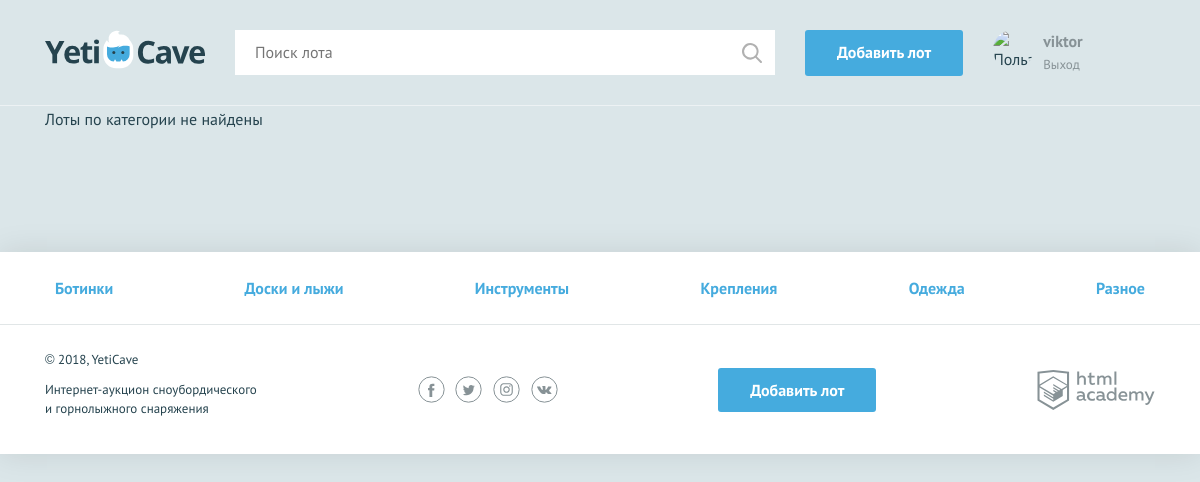
The page /all-lots.php (signed in) on the database its author committed.
### tables this page shows
CREATE TABLE categories (
  id INT(11) UNSIGNED NOT NULL AUTO_INCREMENT PRIMARY KEY,
  name CHAR(255) NOT NULL
);

### functions.php (called while the page is built, shortened)
<?php
function render_template($path, $data = []) {
    extract($data);
    require($path);
    $html = ob_get_clean();
    return $html;
}
function get_id_categories($con) {
    $sql = "SELECT name, id FROM categories";
    $result = mysqli_query($con, $sql);
    $categories = [];
    if (!$result) {
        $error = mysqli_error($con);
        print("Ошибка MySQL: ". $error);
    } else {
        $categories = mysqli_fetch_all($result, MYSQLI_ASSOC);
    }
    return $categories;
}
?>

### templates/layout.php (the view, shortened to what this page needs)
<!DOCTYPE html>
<html lang="ru">
<head>
    <link href="css/normalize.min.css" rel="stylesheet">
    <link href="css/style.css" rel="stylesheet">
</head>
<body>
<header class="main-header">
    <div class="main-header__container container">
        <?php if ($main_page) { ?>
            <a class="main-header__logo">
        <?php } else { ?>
            <a class="main-header__logo" href="index.php">
        <?php }  ?>
            <img src="img/logo.svg" width="160" height="39" alt="Логотип компании YetiCave">
        </a>
        <form class="main-header__search" method="get" action="/search.php">
            <?php $value = isset($search) ? $search : ""; ?>
            <input type="search" name="search" placeholder="Поиск лота" value="<?php echo $value;?>">
            <input class="main-header__search-btn" type="submit" name="find" value="Найти">
        </form>
        <?php if (isset($_SESSION['user'])) { ?>
            <a class="main-header__add-lot button" href="add.php">Добавить лот</a>
        <?php } ?>
        <nav class="user-menu">
        <?php if($is_auth) { ?>
            <div class="user-menu__image">
                <img src="<?php echo $user_avatar; ?>" width="40" height="40" alt="Пользователь">
            </div>
            <div class="user-menu__logged">
                <p><?php echo $user_name; ?></p>
                <a href="/logout.php">Выход</a>
            </div>
        <?php } ?>
        </nav>
    </div>
</header>
<main class="container">
    <?php echo $main_section; ?>
</main>
<footer class="main-footer">
    <nav class="nav">
        <ul class="nav__list container">
            <?php foreach ($categories_id as $cat) {  ?>
                <li class="nav__item">
                    <a href="all-lots.php?id_categ=<?php echo $cat['id'];?>"><?php echo htmlspecialchars($cat['name']);?></a>
                </li>
            <?php } ?>
        </ul>
    </nav>
    <div class="main-footer__bottom container">
        <div class="main-footer__copyright">
            <p>© 2018, YetiCave</p>
            <p>Интернет-аукцион сноубордического и горнолыжного снаряжения</p>
        </div>
        <div class="main-footer__social social">
            <a class="social__link social__link--facebook" href="#">Facebook
            </a>
            <a class="social__link social__link--twitter" href="#">Twitter
            </a>
            <a class="social__link social__link--instagram" href="#">Instagram
            </a>
            <a class="social__link social__link--vkontakte" href="#">Вконтакте
            </a>
        </div>
        <?php if (isset($_SESSION['user'])) { ?>
            <a class="main-footer__add-lot button" href="/add.php">Добавить лот</a>
        <?php }?>
        <div class="main-footer__developed-by">
            <a class="logo-academy" href="https://htmlacademy.ru/intensive/php">HTML Academy
            </a>
        </div>
    </div>
</footer>
</body>
</html>

### css/style.css (style rules this page uses)
body { min-width: 1140px; background-color: #dbe6e9; font-family: "PT Sans", sans-serif; font-weight: 400; font-size: 16px; line-height: 26px; color: #25434e; }
a { text-decoration: none; }
.container { width: 1110px; margin: 0 auto; padding: 0 15px; }
.button { display: block; padding: 9px 32px; background-color: #45abde; color: #ffffff; text-align: center; font-weight: 700; border: none; border-radius: 3px; }
.main-header { padding: 30px 0 29px; border-bottom: 1px solid rgba(255, 255, 255, 0.5); }
.main-header__container { display: -webkit-flex; display: -ms-flexbox; display: flex; -webkit-justify-content: flex-start; -ms-flex-pack: start; justify-content: flex-start; }
.main-header__logo { display: block; margin-right: 30px; }
.main-header__search { position: relative; width: 540px; margin-right: 30px; }
.main-header__search input[type="search"] { width: 100%; padding: 8px 19px 9px 19px; border: 1px solid #ffffff; }
.main-header__search-btn { content: ""; position: absolute; top: 3px; right: 3px; width: 20px; height: 20px; padding: 20px; background: url("../img/search.svg") center no-repeat; opacity: 0.3; border: 0; font-size: 0; }
.main-header__add-lot { max-width: 160px; margin-right: 30px; }
.user-menu { display: -webkit-flex; display: -ms-flexbox; display: flex; }
.user-menu__image { width: 40px; height: 40px; margin-right: 10px; border-radius: 50%; overflow: hidden; }
.user-menu__image img { width: 100%; height: 100%; }
.user-menu__logged { color: #879296; line-height: 22px; }
.user-menu__logged p { font-weight: 700; margin: 0; }
.user-menu__logged a { color: #879296; font-size: 13px; font-weight: 400; }
.main-footer { margin-top: 120px; background-color: #ffffff; box-shadow: 0 0 30px 0 rgba(0, 0, 0, 0.1); }
.main-footer__bottom { display: -webkit-flex; display: -ms-flexbox; display: flex; -webkit-justify-content: space-between; -ms-flex-pack: justify; justify-content: space-between; -webkit-align-items: center; -ms-flex-align: center; align-items: center; padding: 25px 0; }
.main-footer__copyright { max-width: 212px; }
.main-footer__copyright p { margin: 0; margin-bottom: 11px; font-size: 13px; line-height: 19px; }
.main-footer__social { width: 140px; }
.social { display: -webkit-flex; display: -ms-flexbox; display: flex; -webkit-justify-content: space-between; -ms-flex-pack: justify; justify-content: space-between; -webkit-flex-wrap: wrap; -ms-flex-wrap: wrap; flex-wrap: wrap; }
.social__link { width: 27px; height: 27px; font-size: 0; }
.logo-academy { display: block; width: 118px; height: 40px; font-size: 0; }
.nav { background-color: #ffffff; border-bottom: 1px solid #e1e6e7; }
.nav__list { display: -webkit-flex; display: -ms-flexbox; display: flex; -webkit-justify-content: space-between; -ms-flex-pack: justify; justify-content: space-between; -webkit-flex-wrap: wrap; -ms-flex-wrap: wrap; flex-wrap: wrap; list-style: none; }
.nav__item a { position: relative; display: block; padding: 12px 10px; font-weight: 700; color: #45abde; }
.nav__item a::before { content: ""; display: none; position: absolute; bottom: 0; width: calc(100% - 20px); height: 3px; background-color: #e2e5e6; }
.main-footer .nav__item a { padding: 23px 10px; }

### rows shown on the page
categories: name "Ботинки"
categories: name "Доски и лыжи"
categories: name "Инструменты"
categories: name "Крепления"
categories: name "Одежда"
categories: name "Разное"

### other values the page prints
$user_name "viktor"
$main_section "Лоты по категории не найдены"
